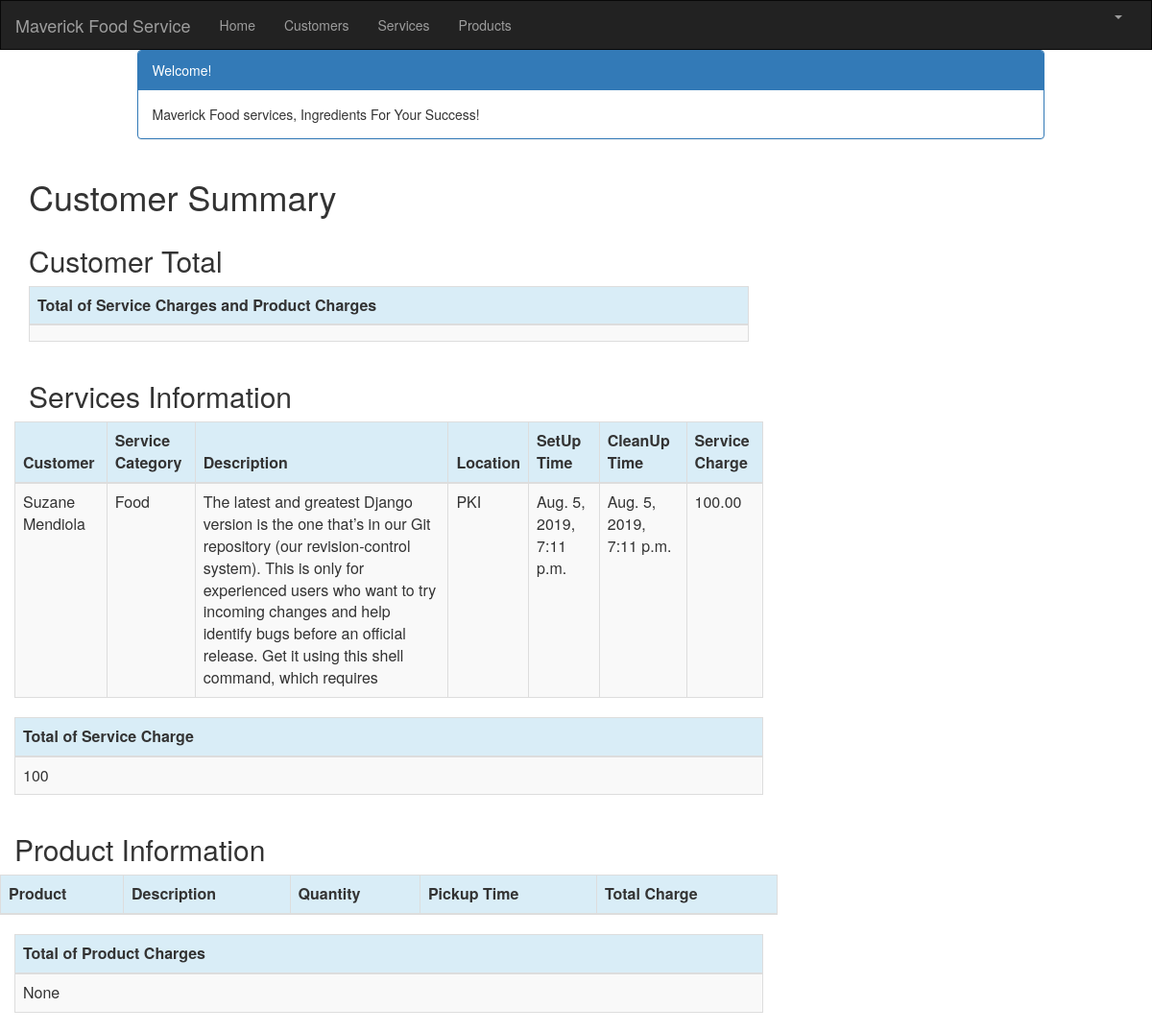
The page /customer/1/summary/ (signed in) on the database its author committed.
### crm/models.py (models this page shows, shortened)
class Service(models.Model):
    cust_name = models.ForeignKey(Customer, on_delete=models.CASCADE, related_name='services')
    service_category = models.CharField(max_length=100)
    description = models.TextField()
    location = models.CharField(max_length=200)
    setup_time = models.DateTimeField(
        default=timezone.now)
    cleanup_time = models.DateTimeField(
        default=timezone.now)
    service_charge = models.DecimalField(max_digits=10, decimal_places=2)
    created_date = models.DateTimeField(
        default=timezone.now)
    updated_date = models.DateTimeField(auto_now_add=True)

class Customer(models.Model):
    cust_name = models.CharField(max_length=50)
    organization = models.CharField(max_length=100, blank=True)
    role = models.CharField(max_length=100)
    email = models.EmailField(max_length=100)
    bldgroom = models.CharField(max_length=100)
    address = models.CharField(max_length=200)
    account_number = models.IntegerField(blank=False, null=False)
    city = models.CharField(max_length=50)
    state = models.CharField(max_length=50)
    zipcode = models.CharField(max_length=10)
    phone_number = models.CharField(max_length=50)
    created_date = models.DateTimeField(
        default=timezone.now)
    updated_date = models.DateTimeField(auto_now_add=True)
    def __str__(self):
        return str(self.cust_name)

### crm/views.py (the view)
# urls.py: path('customer/<int:pk>/summary/', views.summary, name='summary'),
@login_required
def summary(request, pk):
    customer = get_object_or_404(Customer, pk=pk)
    customers = Customer.objects.filter(created_date__lte=timezone.now())
    services = Service.objects.filter(cust_name=pk)
    products = Product.objects.filter(cust_name=pk)
    sum_service_charge = Service.objects.filter(cust_name=pk).aggregate(Sum('service_charge'))
    sum_product_charge = Product.objects.filter(cust_name=pk).aggregate(Sum('charge'))
    return render(request, 'crm/summary.html', {'customers': customers,
                                                    'products': products,
                                                    'services': services,
                                                    'sum_service_charge': sum_service_charge,
                                                    'sum_product_charge': sum_product_charge,})

### crm/templates/crm/summary.html (shortened to what this page needs)
{% extends 'crm/base.html' %}
{% block content %}
{% load staticfiles %}
{% load mathfilters %}
{% load humanize %}
<div class="container">
    <div class="row">
        <div class="col-md-10 col-md-offset-1">
            <div class="panel panel-primary">
                <div class="panel-heading">Welcome!</div>
                <div class="panel-body">
                    Maverick Food services, Ingredients For Your Success!
                </div>
            </div>
        </div>
    </div>
</div>
<div class="row">
    <h1 style="padding-left: 15Px">Customer Summary</h1>
</div>
<div class="row">
    <h2 style="padding-left: 15Px">Customer Total</h2>
</div>
 <table class="table table-striped table-bordered table-hover">
        <thead>
            <tr class="bg-info">
                <th>Total of Service Charges and Product Charges</th>
            </tr>
        </thead>
        <tbody>
            <tr>
                <td>{{ sum_service_charge.service_charge__sum |addition:sum_product_charge.charge__sum|intcomma}}</td>
            </tr>
        </tbody>
    </table>
<div class="row">
    <h2 style="padding-left: 15Px">Services Information</h2>
</div>
<div class="row">
    <table class="table table-striped table-bordered table-hover">
        <thead>
        <tr class="bg-info">
            <th>Customer</th>
            <th>Service Category</th>
            <th>Description</th>
            <th>Location</th>
            <th>SetUp Time</th>
            <th>CleanUp Time</th>
            <th>Service Charge</th>
        </tr>
        </thead>
        <tbody>
        {% for service in services %}
            <tr>
                <td>{{ service.cust_name }}</td>
                <td>{{ service.service_category }}</td>
                <td>{{ service.description }}</td>
                <td>{{ service.location }}</td>
                <td>{{ service.setup_time }}</td>
                <td>{{ service.cleanup_time }}
                <td>{{ service.service_charge|intcomma}}</td>
             </tr>
        {% endfor %}
        </tbody>
    </table>
    <table class="table table-striped table-bordered table-hover">
        <thead>
            <tr class="bg-info">
                <th>Total of Service Charge</th>
            </tr>
        </thead>
        <tbody>
            <tr>
                <td>{{ sum_service_charge.service_charge__sum|intcomma }}</td>
            </tr>
        </tbody>
    </table>
    <div class="row">
        <h2 style="padding-left: 15Px">Product Information</h2>
    </div>
    <div class="row">
        <table class="table table-striped table-bordered table-hover">
            <thead>
            <tr class="bg-info">
                <th>Product</th>
                <th>Description</th>
                <th>Quantity</th>
                <th>Pickup Time</th>
                <th>Total Charge</th>
            </tr>
            </thead>
        </table>
    </div>
        <table class="table table-striped table-bordered table-hover">
        <thead>
            <tr class="bg-info">
                <th>Total of Product Charges</th>
            </tr>
        </thead>
        <tbody>
            <tr>
                <td>{{ sum_product_charge.charge__sum|intcomma }}</td>
            </tr>
        </tbody>
    </table>
</div>
{% endblock %}

### rows shown on the page
Service: cust_name "Suzane Mendiola", service_category "Food", description "The latest and greatest Django version is the one that’s in our Git repository (our revision-control system). This is only for experienced users who want to try incoming changes and help identify bugs before an official release. Get it using this shell command, which requires", location "PKI", setup_time "Aug. 5, 2019, 7:11 p.m.", cleanup_time "Aug. 5, 2019, 7:11 p.m.", service_charge "100.00"

### other values the page prints
{{ sum_service_charge.service_charge__sum|intcomma }} "100"
{{ sum_product_charge.charge__sum|intcomma }} "None"
